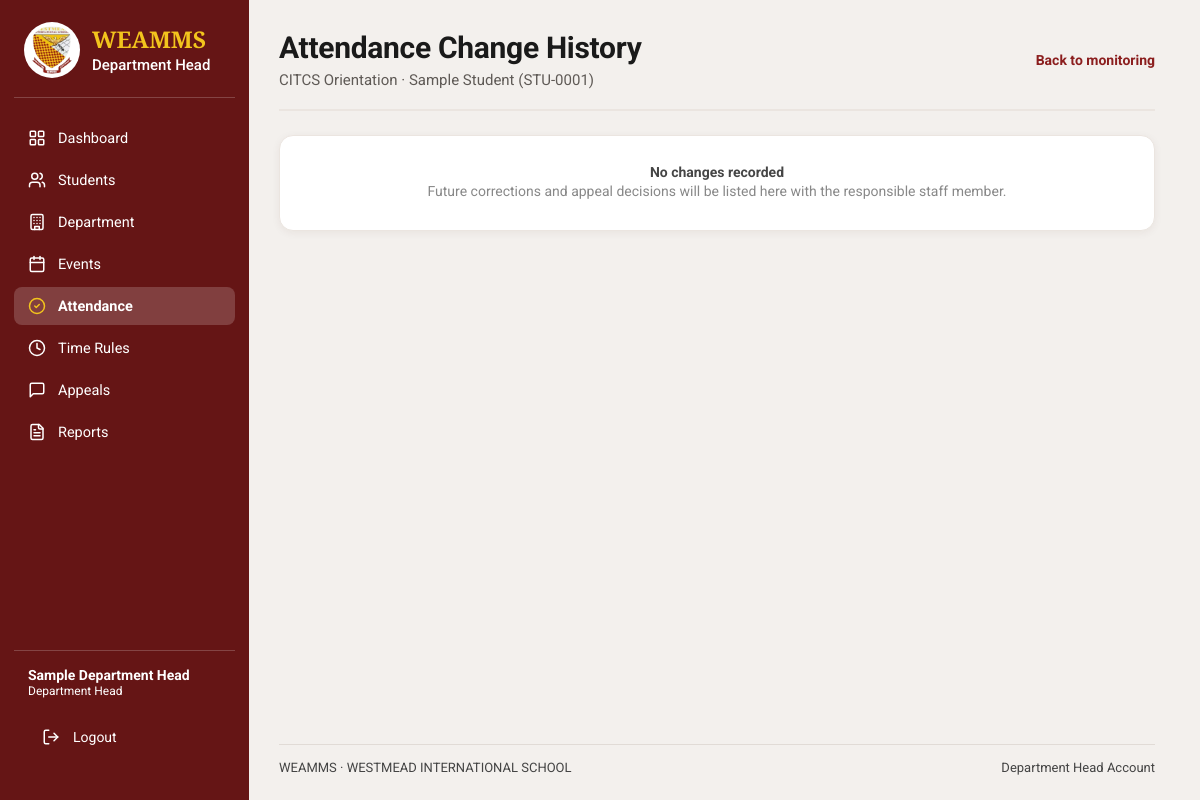
Screenshot of /department-head/attendance/history.php?attendance_id=1 (signed in) with the database file from the repository.
### tables this page shows
CREATE TABLE `department_heads` (
  `department_head_id` bigint(20) UNSIGNED NOT NULL,
  `user_id` bigint(20) UNSIGNED NOT NULL,
  `department_id` bigint(20) UNSIGNED NOT NULL,
  `employee_number` varchar(50) DEFAULT NULL,
  `first_name` varchar(100) NOT NULL,
  `middle_name` varchar(100) DEFAULT NULL,
  `last_name` varchar(100) NOT NULL,
  `created_at` timestamp NOT NULL DEFAULT current_timestamp()
);

CREATE TABLE `event_attendance` (
  `attendance_id` bigint(20) UNSIGNED NOT NULL,
  `event_id` bigint(20) UNSIGNED NOT NULL,
  `student_id` bigint(20) UNSIGNED NOT NULL,
  `attendance_status` enum('present','late','absent','excused') NOT NULL DEFAULT 'absent',
  `check_in_at` datetime DEFAULT NULL,
  `recorded_by_user_id` bigint(20) UNSIGNED DEFAULT NULL,
  `record_source` enum('barcode','department_head','appeal','system') NOT NULL DEFAULT 'barcode',
  `remarks` varchar(500) DEFAULT NULL,
  `created_at` timestamp NOT NULL DEFAULT current_timestamp(),
  `updated_at` timestamp NOT NULL DEFAULT current_timestamp() ON UPDATE current_timestamp()
);

CREATE TABLE `events` (
  `event_id` bigint(20) UNSIGNED NOT NULL,
  `department_id` bigint(20) UNSIGNED NOT NULL,
  `requested_by` bigint(20) UNSIGNED NOT NULL,
  `academic_period_id` bigint(20) UNSIGNED NOT NULL,
  `event_title` varchar(200) NOT NULL,
  `event_description` text DEFAULT NULL,
  `venue` varchar(200) DEFAULT NULL,
  `start_at` datetime NOT NULL,
  `end_at` datetime NOT NULL,
  `attendance_opens_at` datetime DEFAULT NULL,
  `attendance_closes_at` datetime DEFAULT NULL,
  `event_status` enum('pending','approved','rejected','cancelled','cancellation_requested','completed') NOT NULL DEFAULT 'pending',
  `admin_reviewed_by` bigint(20) UNSIGNED DEFAULT NULL,
  `admin_reviewed_at` datetime DEFAULT NULL,
  `admin_remarks` text DEFAULT NULL,
  `cancellation_requested_at` datetime DEFAULT NULL,
  `cancellation_requested_by` bigint(20) UNSIGNED DEFAULT NULL,
  `cancellation_request_remarks` text DEFAULT NULL,
  `created_at` timestamp NOT NULL DEFAULT current_timestamp(),
  `updated_at` timestamp NOT NULL DEFAULT current_timestamp() ON UPDATE current_timestamp()
);

CREATE TABLE `event_attendance_roster` (
  `event_id` bigint(20) UNSIGNED NOT NULL,
  `student_id` bigint(20) UNSIGNED NOT NULL,
  `department_id` bigint(20) UNSIGNED NOT NULL,
  `student_number` varchar(50) NOT NULL,
  `first_name` varchar(100) NOT NULL,
  `middle_name` varchar(100) DEFAULT NULL,
  `last_name` varchar(100) NOT NULL,
  `year_level` varchar(50) DEFAULT NULL,
  `section` varchar(100) DEFAULT NULL,
  `created_at` timestamp NOT NULL DEFAULT current_timestamp()
);

### includes/department_head_context.php (called while the page is built, shortened)
<?php
require_once __DIR__ . '/../config/database.php';
$stmt = $pdo->prepare(
    "SELECT dh.department_head_id, dh.department_id,
            dh.first_name, dh.middle_name, dh.last_name,
            d.department_code, d.department_name, d.description,
            d.is_active, d.department_head_can_edit,
            d.department_head_can_edit_attendance
     FROM department_heads dh
     INNER JOIN departments d ON d.department_id = dh.department_id
     INNER JOIN users u ON u.user_id = dh.user_id
     WHERE dh.user_id = ?
       AND u.account_status = 'active'
       AND d.is_active = 1
     LIMIT 1"
);
$stmt->execute([$_SESSION['user_id']]);
$departmentHead = $stmt->fetch(PDO::FETCH_ASSOC);
$baseUrl = BASE_URL;
function dhEscape(mixed $value): string
{
    return htmlspecialchars(
        (string) $value,
        ENT_QUOTES,
        'UTF-8'
    );
}

### department-head/attendance/history.php (the view, shortened to what this page needs)
<?php
require_once __DIR__ . '/../../includes/department_head_layout_start.php';
$attendanceId = filter_var($_GET['attendance_id'] ?? null, FILTER_VALIDATE_INT);
$scopeStmt = $pdo->prepare(
    'SELECT ea.attendance_id, ea.event_id, e.event_title,
            r.student_number, r.first_name, r.middle_name, r.last_name
     FROM event_attendance ea
     INNER JOIN events e ON e.event_id = ea.event_id
     INNER JOIN event_attendance_roster r
        ON r.event_id = ea.event_id AND r.student_id = ea.student_id
     WHERE ea.attendance_id = ? AND e.department_id = ?
     LIMIT 1'
);
$scopeStmt->execute([$attendanceId, $departmentId]);
$attendance = $scopeStmt->fetch(PDO::FETCH_ASSOC);
$historyStmt = $pdo->prepare(
    'SELECT al.action_type, al.old_value, al.new_value, al.notes,
            al.created_at, u.username
     FROM attendance_audit_logs al
     LEFT JOIN users u ON u.user_id = al.actor_user_id
     WHERE al.attendance_id = ? AND al.event_id = ?
     ORDER BY al.created_at DESC, al.audit_log_id DESC'
);
$historyStmt->execute([$attendanceId, $attendance['event_id']]);
$history = $historyStmt->fetchAll(PDO::FETCH_ASSOC);
$studentName = trim($attendance['first_name'] . ' ' . ($attendance['middle_name'] ? $attendance['middle_name'] . ' ' : '') . $attendance['last_name']);
?>
<section class="dashboard-section management-page">
    <div class="section-heading">
        <div><h2>Attendance Change History</h2><p><?= dhEscape($attendance['event_title']) ?> · <?= dhEscape($studentName) ?> (<?= dhEscape($attendance['student_number']) ?>)</p></div>
        <a class="management-link" href="<?= dhEscape($baseUrl) ?>/department-head/attendance/index.php">Back to monitoring</a>
    </div>
    <?php if ($history === []): ?>
        <div class="department-panel empty-state"><strong>No changes recorded</strong><p>Future corrections and appeal decisions will be listed here with the responsible staff member.</p></div>
    <?php endif; ?>
</section>
<?php require __DIR__ . '/../../includes/footer.php'; ?>
</main>
</body>
</html>

### includes/department_head_sidebar.php (shortened to what this page needs)
<?php
$sidebarBaseUrl = BASE_URL;
$sidebarEscape = static fn (mixed $value): string => htmlspecialchars((string) $value, ENT_QUOTES, 'UTF-8');
if (!function_exists('dhIcon')) {
    function dhIcon(string $name, string $class = 'admin-icon'): string
    {
        static $icons = [
            'dashboard' => '<rect width="7" height="7" x="3" y="3" rx="1"/><rect width="7" height="7" x="14" y="3" rx="1"/><rect width="7" height="7" x="14" y="14" rx="1"/><rect width="7" height="7" x="3" y="14" rx="1"/>',
            'users' => '<path d="M16 21v-2a4 4 0 0 0-4-4H6a4 4 0 0 0-4 4v2"/><circle cx="9" cy="7" r="4"/><path d="M22 21v-2a4 4 0 0 0-3-3.87"/><path d="M16 3.13a4 4 0 0 1 0 7.75"/>',
            'building' => '<rect width="16" height="20" x="4" y="2" rx="2"/><path d="M9 22v-4h6v4"/><path d="M8 6h.01"/><path d="M12 6h.01"/><path d="M16 6h.01"/><path d="M8 10h.01"/><path d="M12 10h.01"/><path d="M16 10h.01"/><path d="M8 14h.01"/><path d="M12 14h.01"/><path d="M16 14h.01"/>',
            'calendar' => '<path d="M8 2v4"/><path d="M16 2v4"/><rect width="18" height="18" x="3" y="4" rx="2"/><path d="M3 10h18"/>',
            'check' => '<circle cx="12" cy="12" r="10"/><path d="m9 12 2 2 4-4"/>',
            'clock' => '<circle cx="12" cy="12" r="10"/><polyline points="12 6 12 12 16 14"/>',
            'message' => '<path d="M21 15a2 2 0 0 1-2 2H7l-4 4V5a2 2 0 0 1 2-2h14a2 2 0 0 1 2 2z"/>',
            'file' => '<path d="M15 2H6a2 2 0 0 0-2 2v16a2 2 0 0 0 2 2h12a2 2 0 0 0 2-2V7Z"/><path d="M14 2v4a2 2 0 0 0 2 2h4"/><path d="M10 9H8"/><path d="M16 13H8"/><path d="M16 17H8"/>',
            'search' => '<circle cx="11" cy="11" r="8"/><path d="m21 21-4.3-4.3"/>',
            'plus' => '<path d="M5 12h14"/><path d="M12 5v14"/>',
        ];
        return '<svg class="' . htmlspecialchars($class, ENT_QUOTES, 'UTF-8') . '" xmlns="http://www.w3.org/2000/svg" viewBox="0 0 24 24" '
            . 'fill="none" stroke="currentColor" stroke-width="2" stroke-linecap="round" '
            . 'stroke-linejoin="round" aria-hidden="true" focusable="false">'
            . ($icons[$name] ?? '') . '</svg>';
    }
}
$shellNav = [
    ['dashboard', 'Dashboard', 'dashboard', '/department-head/dashboard.php'],
    ['students', 'Students', 'users', '/department-head/students/index.php'],
    ['department', 'Department', 'building', '/department-head/department/index.php'],
    ['events', 'Events', 'calendar', '/department-head/events/index.php'],
    ['attendance', 'Attendance', 'check', '/department-head/attendance/index.php'],
    ['time-rules', 'Time Rules', 'clock', '/department-head/attendance-settings/index.php'],
    ['appeals', 'Appeals', 'message', '/department-head/appeals/index.php'],
    ['reports', 'Reports', 'file', '/department-head/reports/index.php'],
];
$shellHeadName = isset($departmentHead['first_name'])
    ? trim($departmentHead['first_name'] . ' ' . $departmentHead['last_name'])
    : (string) ($headName ?? $_SESSION['full_name'] ?? $_SESSION['name'] ?? 'Department Head');
if (empty($shellNavActive)) {
    $shellNavActive = '';
    $shellPath = (string) parse_url($_SERVER['REQUEST_URI'] ?? '', PHP_URL_PATH);
    foreach ($shellNav as [$sbKey, , , $sbPath]) {
        $matchesPage = str_ends_with($shellPath, $sbPath);
        $matchesFolder = basename($sbPath) === 'index.php'
            && str_contains($shellPath, dirname($sbPath) . '/');
        if ($matchesPage || $matchesFolder) {
            $shellNavActive = $sbKey;
            break;
        }
    }
}
?>
    <aside class="admin-sidebar">
        <div class="admin-brand">
            <img src="<?= $sidebarEscape($sidebarBaseUrl) ?>/assets/images/wisnoname.png" alt="Westmead International School logo">
            <div>
                <strong>WEAMMS</strong>
                <span>Department Head</span>
            </div>
        </div>
        <nav class="admin-nav" aria-label="Main navigation">
            <?php foreach ($shellNav as [$sbKey, $sbLabel, $sbIcon, $sbPath]): ?>
                <?php $sbActive = $sbKey === $shellNavActive; ?>
                <a href="<?= $sidebarEscape($sidebarBaseUrl . $sbPath) ?>" <?= $sbActive ? 'class="active" aria-current="page"' : '' ?>>
                    <?= dhIcon($sbIcon) ?>
                    <span><?= $sidebarEscape($sbLabel) ?></span>
                </a>
            <?php endforeach; ?>
        </nav>
        <div class="admin-sidebar-footer">
            <div class="admin-sidebar-user">
                <strong><?= $sidebarEscape($shellHeadName) ?></strong>
                <span>Department Head</span>
            </div>
            <a class="admin-logout" href="<?= $sidebarEscape($sidebarBaseUrl) ?>/auth/logout.php">
                <span>Logout</span>
            </a>
        </div>
    </aside>

### assets/css/style.css (style rules this page uses)
:root { --wis-maroon-light: #B43737; --wis-maroon: #8B1E1E; --wis-maroon-dark: #641414; --wis-gold: #F2C300; --wis-gold-dark: #D6A900; --wis-white: #FFFFFF; --wis-light-blue: #E8F0FE; --wis-black: #171717; --wis-background: #F5F5F5; --wis-border: #B8C1CC; --wis-shadow: 0 8px 25px rgba(0, 0, 0, 0.10); }
* { box-sizing: border-box; margin: 0; padding: 0; }
html { scroll-behavior: smooth; }
body { display: flex; justify-content: center; align-items: flex-start; min-height: 100vh; padding: 0 20px; background: var(--wis-background); color: var(--wis-black); font-family: 'Roboto', Arial, Helvetica, sans-serif; }

### assets/css/department-head.css (style rules this page uses)
:root { --wis-maroon-light: #B43737; --wis-maroon: #8B1E1E; --wis-maroon-dark: #641414; --wis-gold: #F2C300; --wis-gold-dark: #D6A900; --wis-white: #FFFFFF; --wis-light-blue: #E8F0FE; --wis-black: #171717; --wis-background: #F5F5F5; --wis-border: #B8C1CC; --wis-shadow: 0 8px 25px rgba(0, 0, 0, 0.10); }
body.department-head-dashboard-page { margin: 0; padding: 0; background: var(--wis-background); color: var(--wis-black); font-family: 'Roboto', Arial, sans-serif; }
.department-head-dashboard-page { min-width: 0; }
.department-head-dashboard-page .dashboard-main>* { min-width: 0; box-sizing: border-box; }
.department-head-dashboard-page .management-page { padding-bottom: 24px; }
.management-link, .management-link:visited, .management-link-button { padding: 0; border: 0; background: transparent; color: var(--wis-maroon); font: inherit; font-size: 14px; font-weight: 700; text-decoration: none; cursor: pointer; }
.department-panel { min-width: 0; padding: 22px; background: #fff; border: 1px solid #ece8e4; border-radius: 12px; box-shadow: 0 3px 12px rgb(0 0 0 / 3%); }
.department-head-dashboard-page .empty-state { padding: 28px 12px; text-align: center; }
.department-head-dashboard-page .empty-state strong { display: block; color: #454545; font-size: 14px; }
.department-head-dashboard-page .empty-state p { color: #888; font-size: 14px; line-height: 1.6; }
.department-head-dashboard-page .dashboard-welcome, .department-head-dashboard-page .dashboard-main>.dashboard-section, .department-head-dashboard-page .department-dashboard-columns, .department-head-dashboard-page .dashboard-main>.dashboard-alert, .department-head-dashboard-page .dashboard-main>.dashboard-footer { margin-right: 30px; margin-left: 30px; }
.department-head-dashboard-page .dashboard-main>.dashboard-section { margin-top: 30px; margin-bottom: 0; }
.department-head-dashboard-page .section-heading { display: flex; align-items: center; justify-content: space-between; gap: 16px; margin: 0 0 17px; }
.department-head-dashboard-page .section-heading>div { min-width: 0; }
.department-head-dashboard-page .section-heading h2 { margin: 0; color: var(--wis-maroon-dark); font-size: 20px; font-weight: 700; }
.department-head-dashboard-page .section-heading p { margin: 6px 0 0; color: var(--wis-black); font-size: 14px; }
.department-head-dashboard-page .department-panel { min-width: 0; box-sizing: border-box; border-color: var(--wis-border); border-radius: 11px; background: var(--wis-white); box-shadow: var(--wis-shadow); }
html { width: 100%; min-width: 0; overflow-x: hidden; scrollbar-gutter: stable; }
body.department-head-dashboard-page { width: 100%; min-width: 0; margin: 0; overflow-x: hidden; }
.department-head-dashboard-page .dashboard-main>*, .department-head-dashboard-page .department-dashboard-columns, .department-head-dashboard-page .department-panel, .department-head-dashboard-page .department-chart-container { min-width: 0; max-width: 100%; box-sizing: border-box; }
body { min-height: 100vh; margin: 0; display: flex; align-items: center; justify-content: center; padding: 24px; box-sizing: border-box; }

### rows the page displays
department_heads: $sidebarEscape($shellHeadName) "Sample Department Head"
event_attendance: event.event_title "CITCS Orientation", event_attendance_roster.first_name+middle_name+last_name "Sample Student", event_attendance_roster.student_number "STU-0001"

### other values shown
$sidebarEscape($sbLabel) "Dashboard"
$sidebarEscape($sbLabel) "Students"
$sidebarEscape($sbLabel) "Department"
$sidebarEscape($sbLabel) "Events"
$sidebarEscape($sbLabel) "Attendance"
$sidebarEscape($sbLabel) "Time Rules"
$sidebarEscape($sbLabel) "Appeals"
$sidebarEscape($sbLabel) "Reports"
$footerRoleLabel "Department Head"
